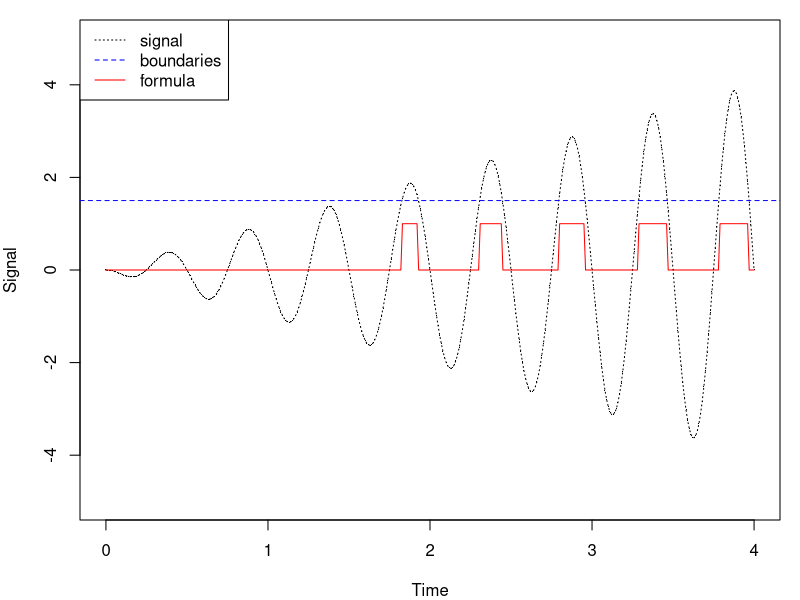
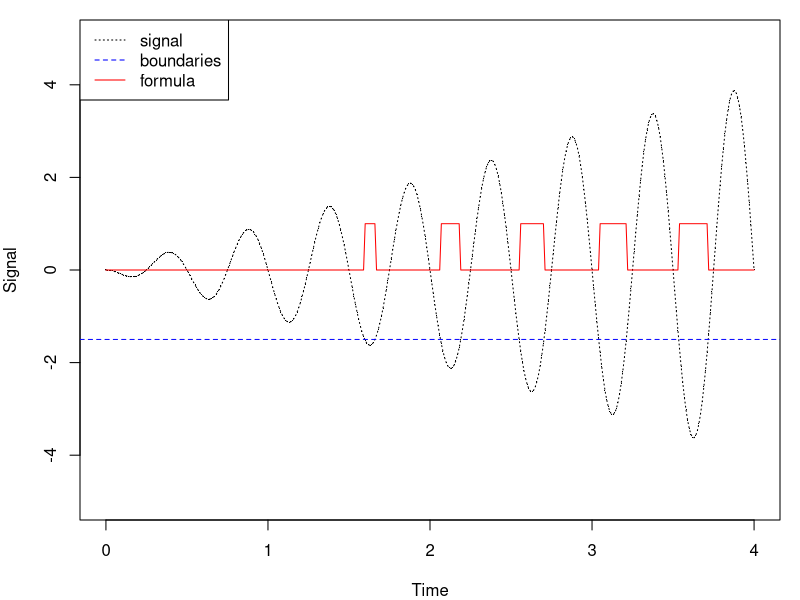
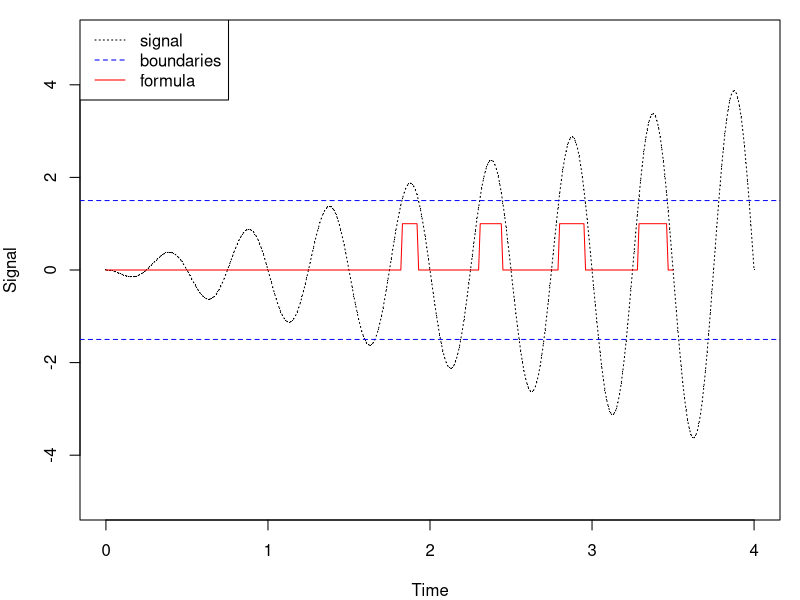
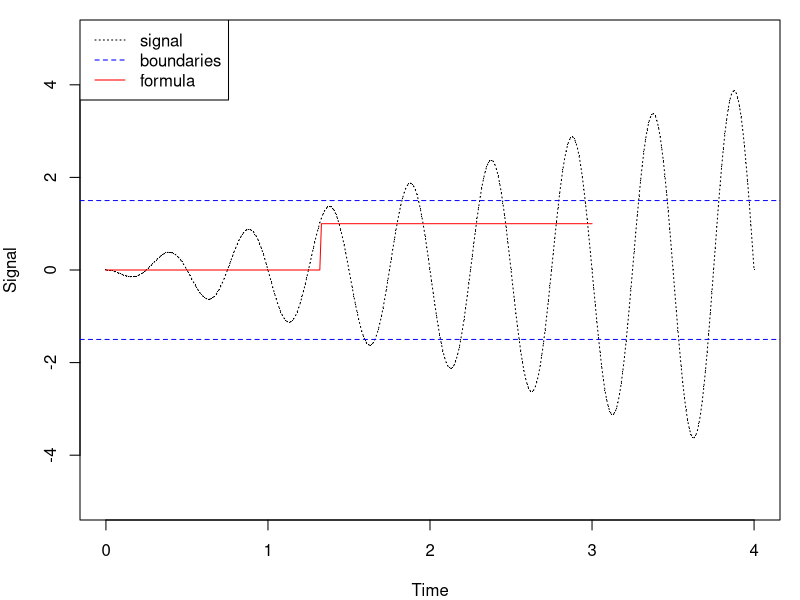

The R source for these figures, in order:
mar <- c(4, 4, 1, 1)

limit <- 1.5
ylim <- 5
x <- seq(0, 4, 0.01)
y <- x * sin(4*pi*(x+1/4))
width <- 5
height <- 4


pdf("../images/generated/stl-example-geq-limit.pdf", width = width, height = height)
par(mar = mar)
plot(x, y, pch = ".", ylim = c(-ylim, ylim), xlab = "Time", ylab = "Signal")
lines(x, y, lty = 3)
lines(x, ifelse(y >= limit, 1, 0), col = "red")
abline(h = limit, col="blue", lty=2)
legend("topleft", c("signal", "boundaries", "formula"), lty = c(3, 2, 1), col = c("black", "blue", "red"))
dev.off()

pdf("../images/generated/stl-example-leq-limit.pdf", width = width, height = height)
par(mar = mar)
plot(x, y, pch = ".", ylim = c(-ylim, ylim), xlab = "Time", ylab = "Signal")
lines(x, y, lty = 3)
lines(x, ifelse(y <= -limit, 1, 0), col = "red")
abline(h = -limit, col="blue", lty=2)
legend("topleft", c("signal", "boundaries", "formula"), lty = c(3, 2, 1), col = c("black", "blue", "red"))
dev.off()

pdf("../images/generated/stl-example-geq-limit-future-leq-limit.pdf", width = width, height = height)
par(mar = mar)
formula <- ifelse(y <= -limit, 1, 0)
len <- length(formula)
for (i in 1:len) {
	if (i + 50 > len) {
		break
	}
	formula[i] <- 0
	for (j in 1:50) {
		if ((y > limit)[i] && formula[i+j] == 1) {
			formula[i] <- 1
			break
		}
	}
}

plot(x, y, pch = ".", ylim = c(-ylim, ylim), xlab = "Time", ylab = "Signal")
lines(x, y, lty = 3)
lines(x[1:(len-50)], formula[1:(len-50)], col = "red")
abline(h = limit, col="blue", lty=2)
abline(h = -limit, col="blue", lty=2)
legend("topleft", c("signal", "boundaries", "formula"), lty = c(3, 2, 1), col = c("black", "blue", "red"))
dev.off()

pdf("../images/generated/stl-example-future-geq-limit-future-leq-limit.pdf", width = width, height = height)
par(mar = mar)
len <- length(formula)
for (i in 1:len) {
	if (i + 100 > len) {
		break
	}
	for (j in 1:50) {
		if (formula[i+j] == 1) {
			formula[i] <- 1
			break
		} else {
			formula[i] <- 0
		}
	}
}


plot(x, y, pch = ".", ylim = c(-ylim, ylim), xlab = "Time", ylab = "Signal")
lines(x, y, lty = 3)
lines(x[1:(len-100)], formula[1:(len-100)], col = "red")
abline(h = limit, col="blue", lty=2)
abline(h = -limit, col="blue", lty=2)
legend("topleft", c("signal", "boundaries", "formula"), lty = c(3, 2, 1), col = c("black", "blue", "red"))
dev.off()
